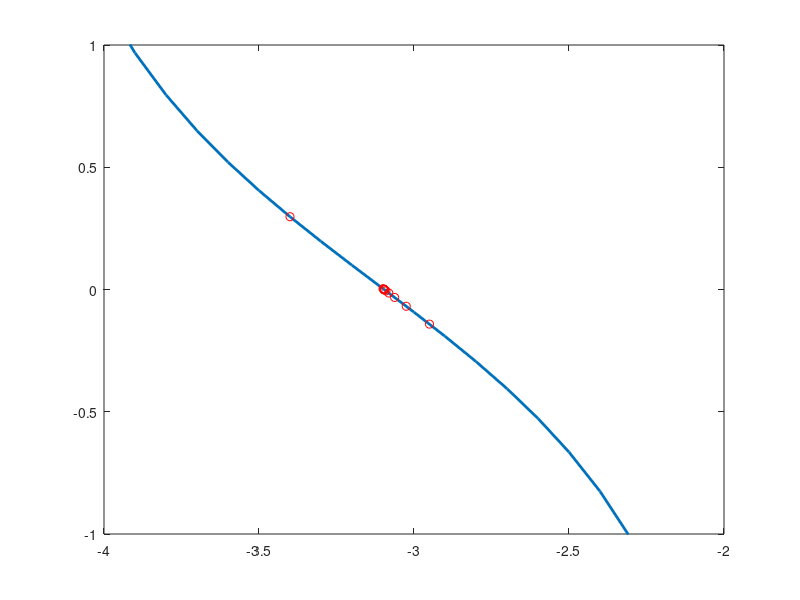

Recreate this plot in MATLAB. (Note: this script raises an error after producing the figure.)
clc
clear all; close all;
x= -10:0.1:10; % define plotting range
y=exp(x)-tan(x); % defining the function
plot(x,y, 'Linewidth', [2]); % plot the function
hold on
axis([-4 -2 -1 1]);
xR=-2.8; %Initial right boundary
xL=-4; %Initial left boundary

for j=1:1000
    xC=(xL+xR)/2; % Calculate the midpoint
    fC=exp(xC)-tan(xC); % Calculate the function
    plot(xC, fC, 'ro');
    pause(0.1)
    if fC>0
        xL=xC;
    else
        xR=xC;
    end
    
    if abs(fC)<10^(-5)
        break; % exit loop
    end
    
end

xC
fC

x0=-3;

[xS fval]=fsolve('ex_1_fun', x0);

xS
